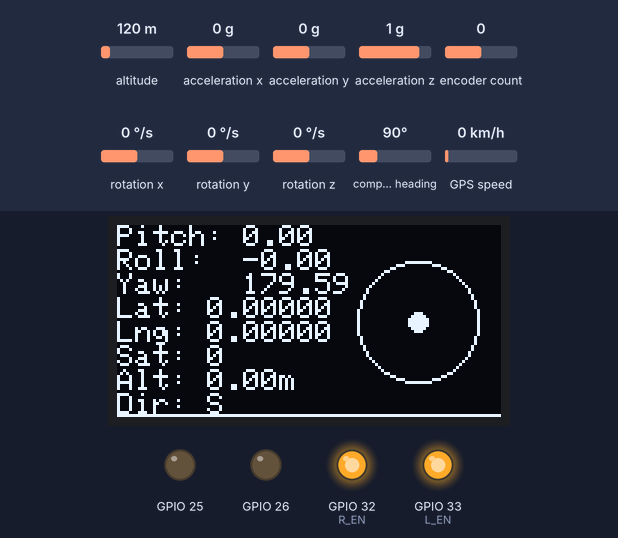
Bench run of a program on a simulated ESP32. Parts: 128×64 one-colour display, output pins drawn as LEDs (lit = HIGH). The test bench sets the inputs (shaded band); at power-on: acceleration y 0 g, acceleration x 0 g, acceleration z 1 g, altitude 120 m, encoder count 0, rotation x 0 °/s, rotation y 0 °/s, rotation z 0 °/s, compass heading 90°, GPS speed 0 km/h. The GPS gets a fix after 3 s at 37.7749, -122.4194 with 8 satellites; what the program prints to the serial monitor is not drawn.

Above: at 4.0 s.
4.2 s: acceleration y set to -1.4 g
At 5.0 s:
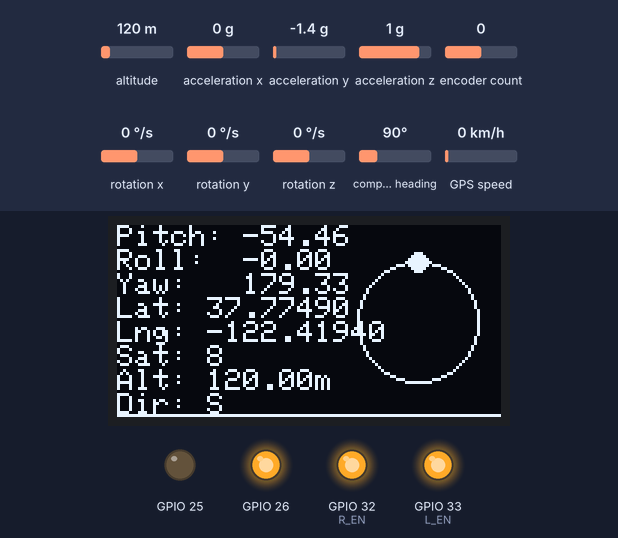
5.9 s: acceleration x set to -1.4 g
At 6.1 s:
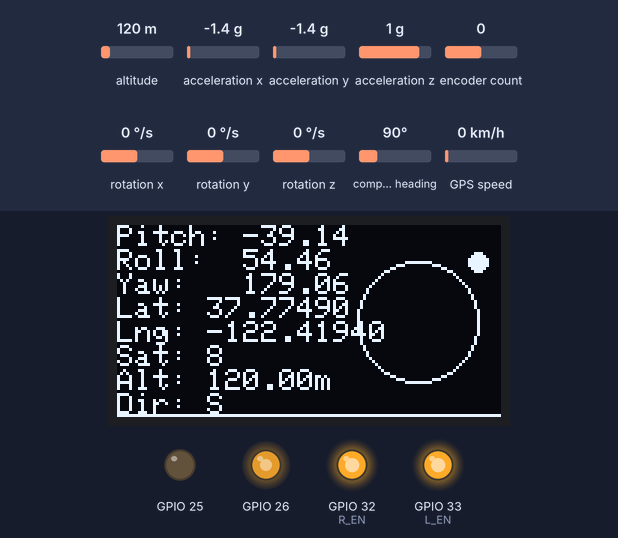
7.7 s: acceleration z set to -1.4 g
At 8.21 s:
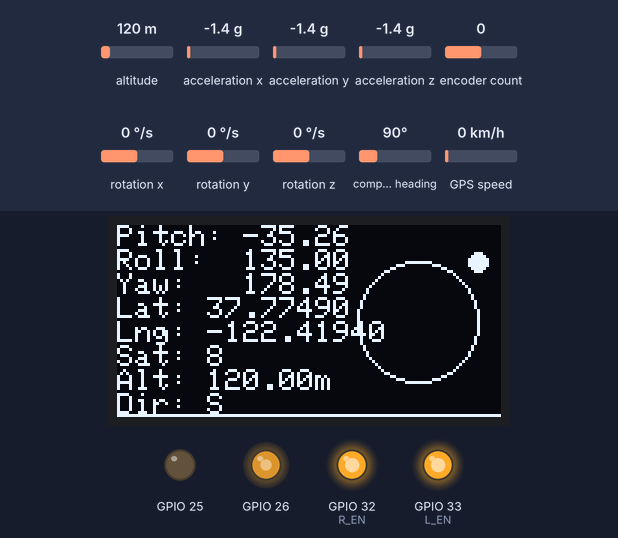
9.5 s: acceleration y set to -0.8 g
At 10.31 s:
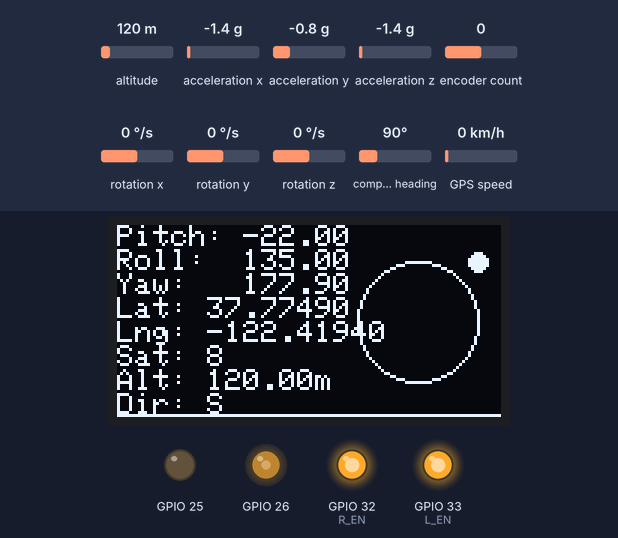
11.2 s: acceleration y set to 1.4 g
At 12.42 s:
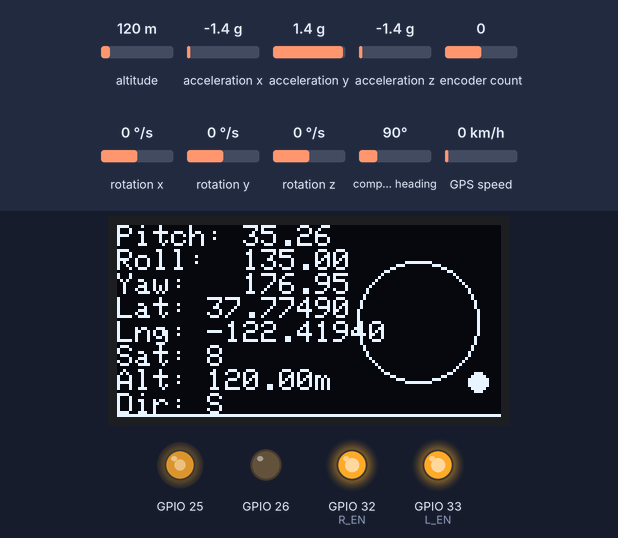
12.9 s: acceleration x set to -0.8 g
At 50.31 s:
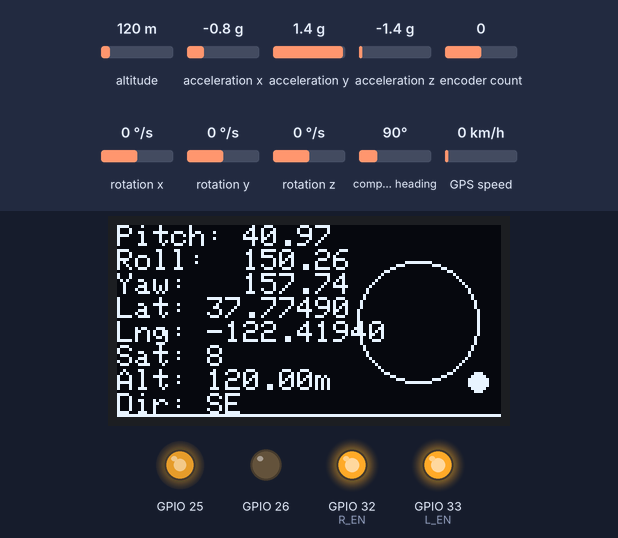
Timing chart, 0 to 51.3 s (numbered marks = the images above; inputs shaded):
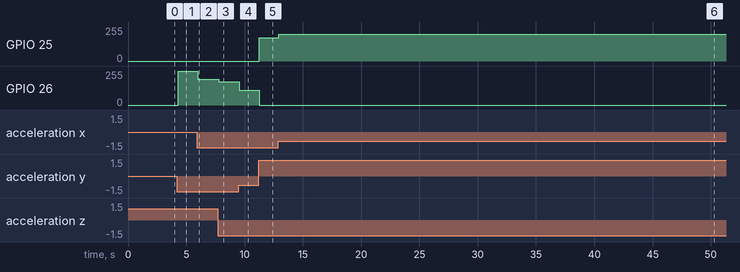

Measured:
- after the input at 4.2 s, GPIO 26: 0/255 → 255/255 after 0.09 s
- after the input at 5.9 s, GPIO 26: 255/255 → 194/255 after 0.08 s
- after the input at 7.7 s, GPIO 26: 194/255 → 174/255 after 0.07 s
- after the input at 9.5 s, GPIO 26: 174/255 → 110/255 after 0.05 s
- after the input at 11.2 s, GPIO 25: 0/255 → 174/255 at once; GPIO 26: 110/255 → 0/255 at once
- after the input at 12.9 s, GPIO 25: 174/255 → 199/255 after 0.05 s

The program:

main.cpp
```cpp
#include <ESP32Encoder.h>
#include <Wire.h>
#include <Adafruit_GFX.h>
#include <Adafruit_SSD1306.h>
#include "RobotIMU.h"
#include <Arduino.h>
#include <TinyGPSPlus.h>
#include <ESP32Encoder.h>
#include <Wire.h>
#include <Adafruit_GFX.h>
#include <Adafruit_SSD1306.h>
#include "RobotIMU.h"
#include <Arduino.h>
#include <TinyGPSPlus.h>

// Helper to convert yaw degrees to cardinal direction
const char* toCardinal(float deg) {
  // //print degree to serial
  // Serial.print("Yaw in degrees: ");
  // Serial.println(deg);
  const char* dirs[] = {"N","NE","E","SE","S","SW","W","NW"};
  return dirs[(int)((((int)deg % 360 + 360) % 360 + 22.5) / 45.0) % 8];
}

ESP32Encoder encoder;

// Set up the GPS object
TinyGPSPlus gps;

// Define which serial port we’re using
#define GPS_RX 16  // Connect to GT-U7 TXD
#define GPS_TX 17  // Connect to GT-U7 RXD

HardwareSerial gpsSerial(1);  // Use UART1

// OLED display settings
#define SCREEN_WIDTH 128
#define SCREEN_HEIGHT 64
#define OLED_RESET    -1
#define SCREEN_ADDRESS 0x3C  // Most common I2C address

Adafruit_SSD1306 display(SCREEN_WIDTH, SCREEN_HEIGHT, &Wire, OLED_RESET);
RobotIMU imu(18, 19);  // IMU I2C pins
unsigned long lastUpdate = 0;

const int graphWidth = 128;
float speedHistory[graphWidth] = {0};
int graphIndex = 0;

void setup() {
  Serial.begin(115200);

  gpsSerial.begin(9600, SERIAL_8N1, GPS_RX, GPS_TX);  // GPS default baud is 9600
  Serial.println("Starting GPS test...");

  // Initialize IMU
  imu.begin();
  imu.beginMag();  // Optional: for yaw
  imu.setAlpha(0.2);
  imu.setMadgwickSampleRate(250.0f);

  lastUpdate = millis();

  // Initialize OLED Display
  Wire.begin(21, 22);  // SDA, SCL for display
  display.begin(SSD1306_SWITCHCAPVCC, SCREEN_ADDRESS);
  display.clearDisplay();
  display.setTextSize(1);
  display.setTextColor(SSD1306_WHITE);
  display.setCursor(0,0);
  display.println("IMU Starting...");
  display.display();
  delay(1000);

  // Enable motor driver
  pinMode(32, OUTPUT); // R_EN
  pinMode(33, OUTPUT); // L_EN
  digitalWrite(32, HIGH);
  digitalWrite(33, HIGH);

  // Set up PWM on RPWM and LPWM
  ledcSetup(0, 1000, 8);  // channel 0, 1kHz, 8-bit
  ledcAttachPin(25, 0);   // RPWM

  ledcSetup(1, 1000, 8);  // channel 1
  ledcAttachPin(26, 1);   // LPWM

  // Initialize encoder on GPIO 34 (A) and 35 (B)
  // ESP32Encoder::useInternalWeakPullResistors = Pullup::up;
  encoder.attachFullQuad(34, 35); // A = GPIO 34, B = GPIO 35
  encoder.setCount(0);
}

void loop() {


  while (gpsSerial.available() > 0) {
    gps.encode(gpsSerial.read());
  }

  // GPS display block removed. See below for OLED output.


  static long lastPos = 0;
  long pos = encoder.getCount();
  long deltaPos = pos - lastPos;
  lastPos = pos;

  // Approximate encoder speed as counts per loop iteration (scaled)
  float encoderSpeed = abs(deltaPos) * 20.0; // scale factor for visibility


  // Check for real-time alpha tuning input
  if (Serial.available()) {
    float newAlpha = Serial.parseFloat();
    if (newAlpha >= 0.0 && newAlpha <= 1.0) {
      imu.setAlpha(newAlpha);
      Serial.print("Updated alpha to: ");
      Serial.println(newAlpha);
    } else {
      Serial.println("Alpha must be between 0.0 and 1.0");
    }
  }

  unsigned long now = millis();
  float dt = min((float)(now - lastUpdate) / 1000.0f, 0.1f);
  lastUpdate = now;

  imu.update(dt);

  float pitch = imu.getPitch();
  float roll = imu.getRoll();  // Flip roll for correct orientation
  float yaw = imu.getMadgwickYaw();

  // Serial.print("Pitch: "); Serial.print(pitch);
  // Serial.print(" Roll: "); Serial.print(roll);
  // Serial.print(" Yaw: "); Serial.println(yaw);1

  display.clearDisplay();
  display.setCursor(0,0);
  display.printf("Pitch: %.2f\n", pitch);
  display.printf("Roll:  %.2f\n", roll);
  display.printf("Yaw:   %.2f\n", yaw);
  display.printf("Lat: %.5f", gps.location.lat());
  display.printf("\nLng: %.5f", gps.location.lng());
  display.printf("\nSat: %d", gps.satellites.value());
  display.printf("\nAlt: %.2fm", gps.altitude.meters());
  display.printf("\nDir: %s\n", toCardinal(yaw));
  // Draw balance circle
  const int centerX = 100;
  const int centerY = 32;
  const int radius = 20;

  display.drawCircle(centerX, centerY, radius, SSD1306_WHITE);

  // Map pitch and roll to screen displacement (scaled)
  int xOffset = constrain((int)(roll), -radius, radius);
  int yOffset = constrain((int)(pitch), -radius, radius);

  int dotX = centerX + xOffset;
  int dotY = centerY + yOffset;

  display.fillCircle(dotX, dotY, 3, SSD1306_WHITE);

  // Update speed history buffer
  speedHistory[graphIndex] = encoderSpeed;
  graphIndex = (graphIndex + 1) % graphWidth;

  // Draw speed graph
  const int graphBaseY = SCREEN_HEIGHT - 1;
  const int graphMaxHeight = 64;

  // Find the current peak value in the history
  float peakSpeed = 1.0;  // prevent divide-by-zero
  for (int i = 0; i < graphWidth; i++) {
    if (speedHistory[i] > peakSpeed) {
      peakSpeed = speedHistory[i];
    }
  }

  for (int i = 0; i < graphWidth; i++) {
    int index = (graphIndex + i) % graphWidth;
    int height = map(speedHistory[index], 0, peakSpeed, 0, graphMaxHeight);
    height = constrain(height, 0, graphMaxHeight);
    display.drawLine(i, graphBaseY, i, graphBaseY - height, SSD1306_WHITE);
  }

  display.display();

  int motorSpeed = constrain(abs((int)pitch * 5), 0, 255);
  // Determine motor direction based on pitch angle
  if (pitch > 2) {  // Tilted forward
    ledcWrite(0, motorSpeed); // Move forward
    ledcWrite(1, 0);
  } else if (pitch < -2) {  // Tilted backward
    ledcWrite(0, 0);
    ledcWrite(1, motorSpeed); // Move backward
  } else {
    ledcWrite(0, 0);
    ledcWrite(1, 0); // Stop
  }

  delay(50);
}
```
